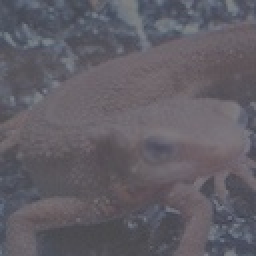
#> input picture Question_11_20/myans/imori_dark.jpg, 128 x 128 px (shown 2 times larger)
$ python myans_20.py   (older library calls are emulated)
#> lines starting #> are read from the running program, lines starting #| are printed output that depends on the picture
import cv2
import matplotlib.pyplot as plt
import numpy as np

img = cv2.imread("imori_dark.jpg").astype(np.float)
##plt.hist(img.ravel(), bins=255, rwidth=0.8, range=(0, 255))
plt.hist(img.ravel())
plt.savefig("myans_20.png")
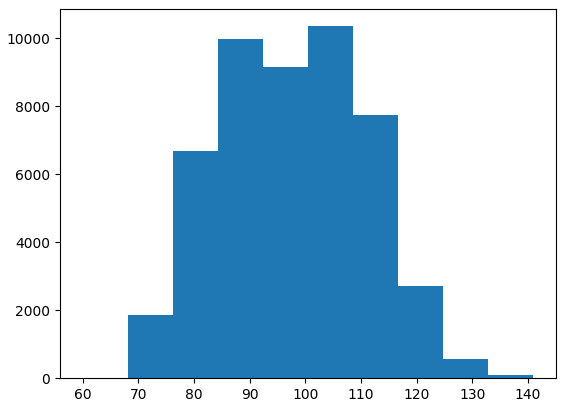
#> figure drawn by matplotlib, 1 panel; tallest bar 10359 high, from x = 100.5 to 108.6
plt.show()
